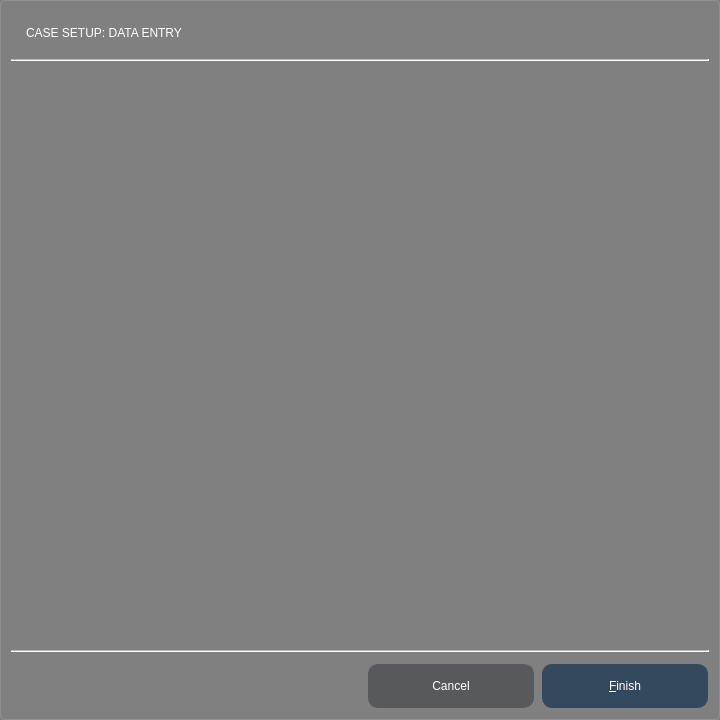
<?xml version="1.0" encoding="UTF-8"?>
<ui version="4.0">
 <class>caseInfoWizard</class>
 <widget class="QWizard" name="caseInfoWizard">
  <property name="enabled">
   <bool>true</bool>
  </property>
  <property name="geometry">
   <rect>
    <x>0</x>
    <y>0</y>
    <width>720</width>
    <height>720</height>
   </rect>
  </property>
  <property name="palette">
   <palette>
    <active>
     <colorrole role="WindowText">
      <brush brushstyle="SolidPattern">
       <color alpha="255">
        <red>255</red>
        <green>255</green>
        <blue>255</blue>
       </color>
      </brush>
     </colorrole>
     <colorrole role="Button">
      <brush brushstyle="SolidPattern">
       <color alpha="255">
        <red>128</red>
        <green>128</green>
        <blue>128</blue>
       </color>
      </brush>
     </colorrole>
     <colorrole role="Text">
      <brush brushstyle="SolidPattern">
       <color alpha="255">
        <red>255</red>
        <green>255</green>
        <blue>255</blue>
       </color>
      </brush>
     </colorrole>
     <colorrole role="ButtonText">
      <brush brushstyle="SolidPattern">
       <color alpha="255">
        <red>255</red>
        <green>255</green>
        <blue>255</blue>
       </color>
      </brush>
     </colorrole>
     <colorrole role="Base">
      <brush brushstyle="SolidPattern">
       <color alpha="255">
        <red>128</red>
        <green>128</green>
        <blue>128</blue>
       </color>
      </brush>
     </colorrole>
     <colorrole role="Window">
      <brush brushstyle="SolidPattern">
       <color alpha="255">
        <red>128</red>
        <green>128</green>
        <blue>128</blue>
       </color>
      </brush>
     </colorrole>
    </active>
    <inactive>
     <colorrole role="WindowText">
      <brush brushstyle="SolidPattern">
       <color alpha="255">
        <red>255</red>
        <green>255</green>
        <blue>255</blue>
       </color>
      </brush>
     </colorrole>
     <colorrole role="Button">
      <brush brushstyle="SolidPattern">
       <color alpha="255">
        <red>128</red>
        <green>128</green>
        <blue>128</blue>
       </color>
      </brush>
     </colorrole>
     <colorrole role="Text">
      <brush brushstyle="SolidPattern">
       <color alpha="255">
        <red>255</red>
        <green>255</green>
        <blue>255</blue>
       </color>
      </brush>
     </colorrole>
     <colorrole role="ButtonText">
      <brush brushstyle="SolidPattern">
       <color alpha="255">
        <red>255</red>
        <green>255</green>
        <blue>255</blue>
       </color>
      </brush>
     </colorrole>
     <colorrole role="Base">
      <brush brushstyle="SolidPattern">
       <color alpha="255">
        <red>128</red>
        <green>128</green>
        <blue>128</blue>
       </color>
      </brush>
     </colorrole>
     <colorrole role="Window">
      <brush brushstyle="SolidPattern">
       <color alpha="255">
        <red>128</red>
        <green>128</green>
        <blue>128</blue>
       </color>
      </brush>
     </colorrole>
    </inactive>
    <disabled>
     <colorrole role="WindowText">
      <brush brushstyle="SolidPattern">
       <color alpha="255">
        <red>255</red>
        <green>255</green>
        <blue>255</blue>
       </color>
      </brush>
     </colorrole>
     <colorrole role="Button">
      <brush brushstyle="SolidPattern">
       <color alpha="255">
        <red>128</red>
        <green>128</green>
        <blue>128</blue>
       </color>
      </brush>
     </colorrole>
     <colorrole role="Text">
      <brush brushstyle="SolidPattern">
       <color alpha="255">
        <red>255</red>
        <green>255</green>
        <blue>255</blue>
       </color>
      </brush>
     </colorrole>
     <colorrole role="ButtonText">
      <brush brushstyle="SolidPattern">
       <color alpha="255">
        <red>255</red>
        <green>255</green>
        <blue>255</blue>
       </color>
      </brush>
     </colorrole>
     <colorrole role="Base">
      <brush brushstyle="SolidPattern">
       <color alpha="255">
        <red>128</red>
        <green>128</green>
        <blue>128</blue>
       </color>
      </brush>
     </colorrole>
     <colorrole role="Window">
      <brush brushstyle="SolidPattern">
       <color alpha="255">
        <red>128</red>
        <green>128</green>
        <blue>128</blue>
       </color>
      </brush>
     </colorrole>
    </disabled>
   </palette>
  </property>
  <property name="windowTitle">
   <string>Start Case...</string>
  </property>
  <property name="autoFillBackground">
   <bool>false</bool>
  </property>
  <property name="styleSheet">
   <string notr="true">/* CSS Styles used throughout the Avinger code base. Some minor variations may exist. */
QWizard#caseInfoWizard {
	background: rgba( 128,128,128, 255 );
}

QLabel {
 font: 30px &quot;DinPRO-medium&quot;;
 color: white;
}

/* Pushbuttons: */


QPushButton {
    background: rgb( 88, 89, 91 );
    border: 1px solid rgb( 88, 89, 91 );
    color: white;
    font: 12pt &quot;DinPRO-Medium&quot;;
    min-width: 164px;
    max-width: 164px;
    min-height: 42px;
    margin: 1px;
    text-align: center;
    border-radius: 10px;
}

 /* make the default button prominent */
 QPushButton:default {
     background:  rgb( 52, 73, 94 );
     border: 1px solid   rgb( 52, 73, 94 );
	 font: 17px &quot;DinPro-bold&quot;;
 }

QPushButton::hover 
{
    background: rgb(52, 73, 94 );
    border-color: rgb( 166, 166, 166 );
    color: rgb( 214, 214, 214);
    border-width: 1px;
}



QPushButton:disabled 
{
     background:  rgb( 51, 51, 51 ); 
     border: rgb( 51, 51, 51 ); 
     color: rgb( 128, 128, 128 );
 }

/* Dialog boxes: */

QDialog {   
 font: 18px &quot;DinPRO-regular&quot;;
 color: white;
 background-color: #909090;
 border: 1px solid #909090;
 border-radius: 5px;        /* This doesn't work */
}

/* List views and edits boxes: */

QLineEdit, QListView {
    color: #d0d0d0;
	font: 18px DinPro-medium;
    selection-color: white;   
    border: 2px groove white;
    border-radius: 4px;
}

/* Sliders: */

QSlider::groove:horizontal {
border: 1px solid #bbb;
background: white;
height: 10px;
border-radius: 5px;
}

QSlider::sub-page:horizontal {
background: qlineargradient(x1: 0, y1: 0.2, x2: 1, y2: 1,
    stop: 0 #8cb7de, stop: 1 #5788b4);
border: 1px solid #5788b4;
height: 10px;
border-radius: 6px;
}

QSlider::add-page:horizontal {
background: #444444;
border: 1px solid #444444;
height: 10px;
border-radius: 6px;
}

QSlider::handle:horizontal {
  image: url(:images/handle_normal.png);
  margin: -15px 0;
}

QSlider::handle:horizontal:hover {
	image: url(:images/handle_rollover.png);
    margin: -15px 0;
}

QSlider::sub-page:horizontal:disabled {
background: #bbb;
border-color: #999;
}

QSlider::add-page:horizontal:disabled {
background: #eee;
border-color: #999;
}

QSlider::handle:horizontal:disabled {
background: #eee;
border: 1px solid #aaa;
border-radius: 4px;
}

/* Check boxes: */

QCheckBox {
	spacing: 5px;
}

QCheckBox::indicator {
	border: #909090;
    background: #909090;
	width: 20px;
	height: 20px;
	margin-top: 4px;
}

QCheckBox::indicator:unchecked {
	image: url(:images/checkBox_normal.png);
}

QCheckBox::indicator:checked {
	image: url(:images/checkBox_active.png);
}

/* Group boxes: */

QGroupBox {
    font: 20px DINPro-medium;
    color: rgba(173, 173, 173, 255);
     background-color: #909090;
     border: 2px solid #909090;
     border-radius: 5px;
     margin-top: 1ex; /* leave space at the top for the title */
 }
 

QGroupBox::title {
      subcontrol-origin: margin;
      subcontrol-position: top left; /* position at the top center */
      padding: 0 3px;
}

/* Spin Boxes: */

QAbstractSpinBox {
	font: 18px DinPRO-medium;
	border: 0;
    border-radius: 5px;
}

QAbstractSpinBox::up-button {
	border: 0;
   background: rgba(233,233,235,255);
   border-top-right-radius: 8px;
   margin-top: -2px;
   margin-bottom: -1px;
   padding-bottom: -5px;
   width: 35px;
}

QAbstractSpinBox::up-arrow  {
  image: url(:/images/arrow_up_normal.png);
}

QAbstractSpinBox::up-arrow:hover {
  image: url(:images/arrow_up_rollover.png);
}

QAbstractSpinBox::down-button {
   border: 0;
   background: rgba(233,233,235,255);
   border-bottom-right-radius: 8px;
   width: 35px;
   padding-top: -5px;
   margin-bottom: -2px;
   margin-top: -1px;
}

QAbstractSpinBox::down-arrow:hover {
  image: url(:/images/arrow_down_rollover.png);
}

QAbstractSpinBox::down-arrow {
  image: url(:/images/arrow_down_normal.png);
}

/* Combo Boxes */

QComboBox::drop-down {
     subcontrol-origin: padding;
     subcontrol-position: top right;
     width: 30px;
      border: 0px;
     border-radius: 4px;
   background: qlineargradient(spread:pad, x1:1, y1:0.847, x2:1, y2:0, stop:0 rgba(97,  97, 97, 255), stop:1 rgba(145, 144, 144, 255));
	margin: -2px;
 }

 QComboBox::down-arrow {
     image: url(:images/arrow_down_normal.png);
}

QComboBox::down-arrow:hover {
	image: url(:images/arrow_down_rollover.png);
}

 QComboBox::down-arrow:on { /* shift the arrow when popup is open */
     top: 1px;
     left: 1px;
 }


/****************
 *         v3.0            *
 ****************/
QLabel#titlebarLabel {
	background: rgb( 51, 51, 51 );
}
QLabel#titlebarTextLabel {
    font: 24pt &quot;DINPro-Medium&quot;;
    color: white;
}

QLabel#instructionsLabel
{
    background: rgb( 191, 191, 191 );
}

QLabel#instructionsTextLabel
{
    font: 12pt &quot;DINPro-Medium&quot;;
}
</string>
  </property>
  <property name="modal">
   <bool>true</bool>
  </property>
  <property name="wizardStyle">
   <enum>QWizard::ClassicStyle</enum>
  </property>
  <property name="options">
   <set>QWizard::CancelButtonOnLeft|QWizard::HelpButtonOnRight|QWizard::NoBackButtonOnStartPage</set>
  </property>
  <widget class="caseInfoWizardPage" name="procdataPage">
   <property name="subTitle">
    <string>CASE SETUP: DATA ENTRY</string>
   </property>
  </widget>
 </widget>
 <customwidgets>
  <customwidget>
   <class>caseInfoWizardPage</class>
   <extends>QWizardPage</extends>
   <header>Widgets/caseinfowizardpage.h</header>
   <container>1</container>
  </customwidget>
 </customwidgets>
 <resources/>
 <connections/>
</ui>
